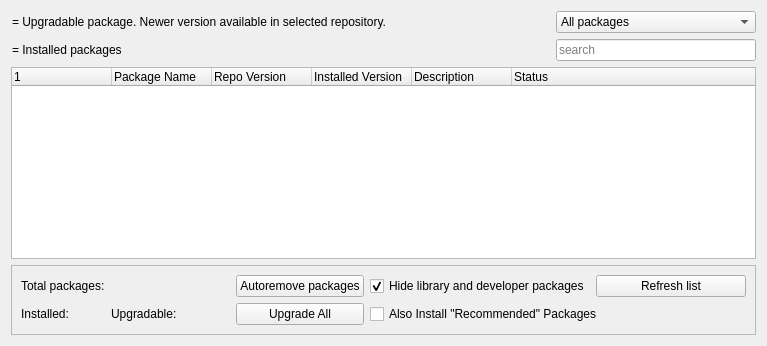
     <widget class="QWidget" name="tabEnabled">
      <property name="sizePolicy">
       <sizepolicy hsizetype="Preferred" vsizetype="Expanding">
        <horstretch>0</horstretch>
        <verstretch>0</verstretch>
       </sizepolicy>
      </property>
      <attribute name="title">
       <string>Enabled Repos</string>
      </attribute>
      <layout class="QGridLayout" name="gridLayout_2">
       <item row="2" column="2">
        <widget class="QLineEdit" name="searchBoxEnabled">
         <property name="minimumSize">
          <size>
           <width>150</width>
           <height>0</height>
          </size>
         </property>
         <property name="maximumSize">
          <size>
           <width>200</width>
           <height>16777215</height>
          </size>
         </property>
         <property name="placeholderText">
          <string>search</string>
         </property>
         <property name="clearButtonEnabled">
          <bool>true</bool>
         </property>
        </widget>
       </item>
       <item row="2" column="0" colspan="2">
        <widget class="QPushButton" name="iconInstalledPackages">
         <property name="styleSheet">
          <string notr="true">text-align: left</string>
         </property>
         <property name="text">
          <string>= Installed packages</string>
         </property>
         <property name="icon">
          <iconset theme="package-installed-updated"/>
         </property>
         <property name="autoDefault">
          <bool>false</bool>
         </property>
         <property name="flat">
          <bool>true</bool>
         </property>
        </widget>
       </item>
       <item row="4" column="0" colspan="3">
        <widget class="QFrame" name="frame">
         <property name="frameShape">
          <enum>QFrame::Shape::StyledPanel</enum>
         </property>
         <property name="frameShadow">
          <enum>QFrame::Shadow::Raised</enum>
         </property>
         <layout class="QHBoxLayout" name="horizontalLayout_3">
          <item>
           <layout class="QGridLayout" name="gridLayout_9">
            <item row="0" column="6">
             <widget class="QPushButton" name="pushRemoveAutoremovable">
              <property name="toolTip">
               <string>&lt;html&gt;&lt;head/&gt;&lt;body&gt;&lt;p&gt;Remove all the packages that are marked as &amp;quot;autoremovable&amp;quot;. If you want to manage them, select Autoremovable from drop-down selection box.&lt;/p&gt;&lt;/body&gt;&lt;/html&gt;</string>
              </property>
              <property name="text">
               <string>Autoremove packages</string>
              </property>
              <property name="icon">
               <iconset theme="remove"/>
              </property>
             </widget>
            </item>
            <item row="0" column="7">
             <widget class="QCheckBox" name="checkHideLibs">
              <property name="text">
               <string>Hide library and developer packages</string>
              </property>
              <property name="checked">
               <bool>true</bool>
              </property>
             </widget>
            </item>
            <item row="0" column="8">
             <widget class="QPushButton" name="pushForceUpdateEnabled">
              <property name="minimumSize">
               <size>
                <width>150</width>
                <height>0</height>
               </size>
              </property>
              <property name="maximumSize">
               <size>
                <width>200</width>
                <height>16777215</height>
               </size>
              </property>
              <property name="text">
               <string>Refresh list</string>
              </property>
              <property name="icon">
               <iconset theme="reload"/>
              </property>
              <property name="autoDefault">
               <bool>false</bool>
              </property>
             </widget>
            </item>
            <item row="1" column="0">
             <widget class="QLabel" name="labelInstalled">
              <property name="sizePolicy">
               <sizepolicy hsizetype="Preferred" vsizetype="Preferred">
                <horstretch>0</horstretch>
                <verstretch>0</verstretch>
               </sizepolicy>
              </property>
              <property name="text">
               <string>Installed:</string>
              </property>
             </widget>
            </item>
            <item row="1" column="1">
             <widget class="QLabel" name="labelNumInst">
              <property name="text">
               <string/>
              </property>
             </widget>
            </item>
            <item row="1" column="2">
             <spacer name="horizontalSpacer_3">
              <property name="orientation">
               <enum>Qt::Orientation::Horizontal</enum>
              </property>
              <property name="sizeType">
               <enum>QSizePolicy::Policy::Preferred</enum>
              </property>
              <property name="sizeHint" stdset="0">
               <size>
                <width>17</width>
                <height>17</height>
               </size>
              </property>
             </spacer>
            </item>
            <item row="1" column="3">
             <widget class="QLabel" name="labelUpgradable">
              <property name="text">
               <string>Upgradable:</string>
              </property>
             </widget>
            </item>
            <item row="1" column="4">
             <widget class="QLabel" name="labelNumUpgr">
              <property name="text">
               <string/>
              </property>
             </widget>
            </item>
            <item row="1" column="5">
             <spacer name="horizontalSpacer_2">
              <property name="orientation">
               <enum>Qt::Orientation::Horizontal</enum>
              </property>
              <property name="sizeHint" stdset="0">
               <size>
                <width>17</width>
                <height>20</height>
               </size>
              </property>
             </spacer>
            </item>
            <item row="1" column="6">
             <widget class="QPushButton" name="pushUpgradeAll">
              <property name="text">
               <string>Upgrade All</string>
              </property>
              <property name="icon">
               <iconset theme="system-upgrade"/>
              </property>
              <property name="autoDefault">
               <bool>false</bool>
              </property>
             </widget>
            </item>
            <item row="1" column="7" colspan="2">
             <widget class="QCheckBox" name="checkBoxInstallRecommends">
              <property name="text">
               <string>Also Install &quot;Recommended&quot; Packages</string>
              </property>
             </widget>
            </item>
            <item row="0" column="3">
             <widget class="QLabel" name="labelNumApps">
              <property name="text">
               <string/>
              </property>
             </widget>
            </item>
            <item row="0" column="0" colspan="3">
             <widget class="QLabel" name="labelTotalApps">
              <property name="text">
               <string>Total packages:</string>
              </property>
             </widget>
            </item>
            <item row="0" column="4" colspan="2">
             <spacer name="horizontalSpacer_4">
              <property name="orientation">
               <enum>Qt::Orientation::Horizontal</enum>
              </property>
              <property name="sizeType">
               <enum>QSizePolicy::Policy::Expanding</enum>
              </property>
              <property name="sizeHint" stdset="0">
               <size>
                <width>47</width>
                <height>22</height>
               </size>
              </property>
             </spacer>
            </item>
           </layout>
          </item>
         </layout>
        </widget>
       </item>
       <item row="3" column="0" colspan="3">
        <widget class="QTreeWidget" name="treeEnabled">
         <property name="sortingEnabled">
          <bool>false</bool>
         </property>
         <column>
          <property name="text">
           <string notr="true"/>
          </property>
         </column>
         <column>
          <property name="text">
           <string>Package Name</string>
          </property>
         </column>
         <column>
          <property name="text">
           <string>Repo Version</string>
          </property>
         </column>
         <column>
          <property name="text">
           <string>Installed Version</string>
          </property>
         </column>
         <column>
          <property name="text">
           <string>Description</string>
          </property>
         </column>
         <column>
          <property name="text">
           <string notr="true">Status</string>
          </property>
         </column>
         <column>
          <property name="text">
           <string notr="true"/>
          </property>
         </column>
        </widget>
       </item>
       <item row="1" column="0" colspan="2">
        <widget class="QPushButton" name="iconUpgradable">
         <property name="enabled">
          <bool>true</bool>
         </property>
         <property name="sizePolicy">
          <sizepolicy hsizetype="Preferred" vsizetype="Preferred">
           <horstretch>0</horstretch>
           <verstretch>0</verstretch>
          </sizepolicy>
         </property>
         <property name="styleSheet">
          <string notr="true">text-align: left</string>
         </property>
         <property name="text">
          <string>= Upgradable package. Newer version available in selected repository.</string>
         </property>
         <property name="icon">
          <iconset theme="package-installed-outdated"/>
         </property>
         <property name="autoDefault">
          <bool>false</bool>
         </property>
         <property name="flat">
          <bool>true</bool>
         </property>
        </widget>
       </item>
       <item row="1" column="2">
        <widget class="QComboBox" name="comboFilterEnabled">
         <property name="enabled">
          <bool>true</bool>
         </property>
         <property name="minimumSize">
          <size>
           <width>150</width>
           <height>0</height>
          </size>
         </property>
         <property name="maximumSize">
          <size>
           <width>200</width>
           <height>16777215</height>
          </size>
         </property>
         <property name="toolTip">
          <string>&lt;html&gt;&lt;head/&gt;&lt;body&gt;&lt;p&gt;Filter packages according to their status.&lt;/p&gt;&lt;/body&gt;&lt;/html&gt;</string>
         </property>
         <property name="currentText">
          <string>All packages</string>
         </property>
         <item>
          <property name="text">
           <string>All packages</string>
          </property>
         </item>
         <item>
          <property name="text">
           <string>Installed</string>
          </property>
         </item>
         <item>
          <property name="text">
           <string>Upgradable</string>
          </property>
         </item>
         <item>
          <property name="text">
           <string>Not installed</string>
          </property>
         </item>
         <item>
          <property name="text">
           <string>Autoremovable</string>
          </property>
         </item>
        </widget>
       </item>
      </layout>
     </widget>
